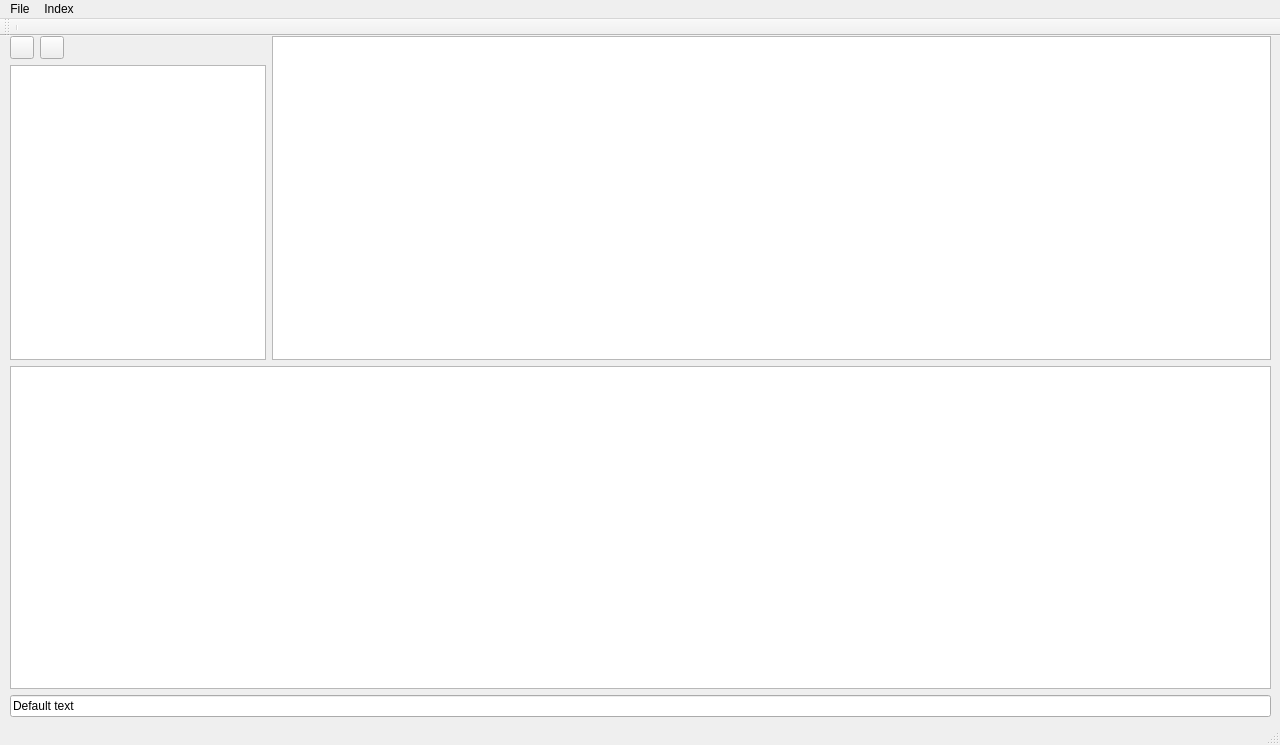
<?xml version="1.0" encoding="UTF-8"?>
<ui version="4.0">
 <class>DmpClientGui</class>
 <widget class="QMainWindow" name="DmpClientGui">
  <property name="geometry">
   <rect>
    <x>0</x>
    <y>0</y>
    <width>1280</width>
    <height>745</height>
   </rect>
  </property>
  <property name="windowTitle">
   <string>MainWindow</string>
  </property>
  <widget class="QWidget" name="centralwidget">
   <widget class="QWidget" name="verticalLayoutWidget">
    <property name="geometry">
     <rect>
      <x>10</x>
      <y>0</y>
      <width>1261</width>
      <height>681</height>
     </rect>
    </property>
    <layout class="QVBoxLayout" name="verticalLayout">
     <item>
      <layout class="QHBoxLayout" name="horizontalLayout">
       <item>
        <layout class="QVBoxLayout" name="verticalLayout_5">
         <item>
          <layout class="QHBoxLayout" name="horizontalLayout_5">
           <item>
            <widget class="QToolButton" name="addRadioButton">
             <property name="styleSheet">
              <string notr="true"/>
             </property>
             <property name="text">
              <string/>
             </property>
             <property name="iconSize">
              <size>
               <width>16</width>
               <height>16</height>
              </size>
             </property>
            </widget>
           </item>
           <item alignment="Qt::AlignLeft">
            <widget class="QToolButton" name="deleteRadioButton">
             <property name="text">
              <string/>
             </property>
            </widget>
           </item>
          </layout>
         </item>
         <item>
          <widget class="DmpClientGuiRadioList" name="radio_list">
           <property name="sizePolicy">
            <sizepolicy hsizetype="Minimum" vsizetype="Expanding">
             <horstretch>0</horstretch>
             <verstretch>0</verstretch>
            </sizepolicy>
           </property>
           <property name="maximumSize">
            <size>
             <width>636</width>
             <height>16777215</height>
            </size>
           </property>
          </widget>
         </item>
        </layout>
       </item>
       <item>
        <widget class="QTreeView" name="playlist">
         <property name="editTriggers">
          <set>QAbstractItemView::NoEditTriggers</set>
         </property>
        </widget>
       </item>
      </layout>
     </item>
     <item>
      <widget class="DmpClientGuiSearchResults" name="search_results">
       <property name="editTriggers">
        <set>QAbstractItemView::NoEditTriggers</set>
       </property>
       <property name="selectionMode">
        <enum>QAbstractItemView::SingleSelection</enum>
       </property>
       <property name="selectionBehavior">
        <enum>QAbstractItemView::SelectRows</enum>
       </property>
       <attribute name="horizontalHeaderStretchLastSection">
        <bool>true</bool>
       </attribute>
      </widget>
     </item>
     <item>
      <widget class="DmpClientGuiSearchBar" name="search_bar">
       <property name="text">
        <string>Default text</string>
       </property>
      </widget>
     </item>
    </layout>
   </widget>
  </widget>
  <widget class="DmpClientGuiMenuBar" name="menu_bar">
   <property name="geometry">
    <rect>
     <x>0</x>
     <y>0</y>
     <width>1280</width>
     <height>20</height>
    </rect>
   </property>
   <widget class="QMenu" name="menuFile">
    <property name="title">
     <string>File</string>
    </property>
    <addaction name="actionConnect"/>
    <addaction name="actionExit"/>
   </widget>
   <widget class="QMenu" name="menuIndex">
    <property name="title">
     <string>Index</string>
    </property>
    <addaction name="actionIndex_Folder"/>
   </widget>
   <addaction name="menuFile"/>
   <addaction name="menuIndex"/>
  </widget>
  <widget class="QStatusBar" name="statusbar"/>
  <widget class="QToolBar" name="toolBar">
   <property name="windowTitle">
    <string>toolBar</string>
   </property>
   <attribute name="toolBarArea">
    <enum>TopToolBarArea</enum>
   </attribute>
   <attribute name="toolBarBreak">
    <bool>false</bool>
   </attribute>
   <addaction name="separator"/>
  </widget>
  <action name="actionExit">
   <property name="text">
    <string>Exit</string>
   </property>
  </action>
  <action name="actionIndex_Folder">
   <property name="text">
    <string>Index Folder</string>
   </property>
  </action>
  <action name="actionConnect">
   <property name="text">
    <string>Connect</string>
   </property>
  </action>
 </widget>
 <customwidgets>
  <customwidget>
   <class>DmpClientGuiSearchBar</class>
   <extends>QLineEdit</extends>
   <header>dmp_client_gui_search_bar.hpp</header>
   <slots>
    <slot>searchBarReturned()</slot>
    <slot>cursorChanged(int,int)</slot>
   </slots>
  </customwidget>
  <customwidget>
   <class>DmpClientGuiMenuBar</class>
   <extends>QMenuBar</extends>
   <header>dmp_client_gui_menu_bar.hpp</header>
   <slots>
    <slot>indexFolder()</slot>
   </slots>
  </customwidget>
  <customwidget>
   <class>DmpClientGuiSearchResults</class>
   <extends>QTableView</extends>
   <header>dmp_client_gui_search_results.hpp</header>
  </customwidget>
  <customwidget>
   <class>DmpClientGuiRadioList</class>
   <extends>QListView</extends>
   <header>dmp_client_gui_radio_list.hpp</header>
   <slots>
    <slot>addRadio()</slot>
   </slots>
  </customwidget>
 </customwidgets>
 <resources/>
 <connections>
  <connection>
   <sender>actionExit</sender>
   <signal>triggered()</signal>
   <receiver>DmpClientGui</receiver>
   <slot>close()</slot>
   <hints>
    <hint type="sourcelabel">
     <x>-1</x>
     <y>-1</y>
    </hint>
    <hint type="destinationlabel">
     <x>399</x>
     <y>299</y>
    </hint>
   </hints>
  </connection>
  <connection>
   <sender>actionIndex_Folder</sender>
   <signal>triggered()</signal>
   <receiver>menu_bar</receiver>
   <slot>indexFolder()</slot>
   <hints>
    <hint type="sourcelabel">
     <x>-1</x>
     <y>-1</y>
    </hint>
    <hint type="destinationlabel">
     <x>639</x>
     <y>12</y>
    </hint>
   </hints>
  </connection>
  <connection>
   <sender>search_bar</sender>
   <signal>returnPressed()</signal>
   <receiver>search_bar</receiver>
   <slot>searchBarReturned()</slot>
   <hints>
    <hint type="sourcelabel">
     <x>400</x>
     <y>719</y>
    </hint>
    <hint type="destinationlabel">
     <x>640</x>
     <y>719</y>
    </hint>
   </hints>
  </connection>
  <connection>
   <sender>search_bar</sender>
   <signal>cursorPositionChanged(int,int)</signal>
   <receiver>search_bar</receiver>
   <slot>cursorChanged(int,int)</slot>
   <hints>
    <hint type="sourcelabel">
     <x>640</x>
     <y>719</y>
    </hint>
    <hint type="destinationlabel">
     <x>640</x>
     <y>719</y>
    </hint>
   </hints>
  </connection>
  <connection>
   <sender>addRadioButton</sender>
   <signal>clicked()</signal>
   <receiver>radio_list</receiver>
   <slot>addRadio()</slot>
   <hints>
    <hint type="sourcelabel">
     <x>24</x>
     <y>55</y>
    </hint>
    <hint type="destinationlabel">
     <x>140</x>
     <y>216</y>
    </hint>
   </hints>
  </connection>
  <connection>
   <sender>actionConnect</sender>
   <signal>triggered()</signal>
   <receiver>DmpClientGui</receiver>
   <slot>dmpConnect()</slot>
   <hints>
    <hint type="sourcelabel">
     <x>-1</x>
     <y>-1</y>
    </hint>
    <hint type="destinationlabel">
     <x>639</x>
     <y>372</y>
    </hint>
   </hints>
  </connection>
 </connections>
 <slots>
  <slot>searchBarReturned()</slot>
  <slot>indexFolder()</slot>
  <slot>dmpConnect()</slot>
 </slots>
</ui>
